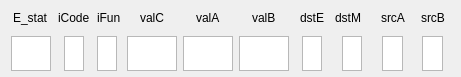
  <widget class="QWidget" name="layoutWidget_3">
   <property name="geometry">
    <rect>
     <x>100</x>
     <y>330</y>
     <width>461</width>
     <height>70</height>
    </rect>
   </property>
   <layout class="QGridLayout" name="gridLayout_5">
    <item row="0" column="5" alignment="Qt::AlignHCenter">
     <widget class="QLabel" name="label_27">
      <property name="styleSheet">
       <string notr="true">QLabel
{
font: 18pt &quot;Chiller&quot;;
}</string>
      </property>
      <property name="text">
       <string>valB</string>
      </property>
     </widget>
    </item>
    <item row="0" column="9" alignment="Qt::AlignHCenter">
     <widget class="QLabel" name="label_32">
      <property name="styleSheet">
       <string notr="true">QLabel
{
font: 18pt &quot;Chiller&quot;;
}</string>
      </property>
      <property name="text">
       <string>srcA</string>
      </property>
     </widget>
    </item>
    <item row="0" column="4" alignment="Qt::AlignHCenter">
     <widget class="QLabel" name="label_31">
      <property name="styleSheet">
       <string notr="true">QLabel
{
font: 18pt &quot;Chiller&quot;;
}</string>
      </property>
      <property name="text">
       <string>valA</string>
      </property>
     </widget>
    </item>
    <item row="0" column="3" alignment="Qt::AlignHCenter">
     <widget class="QLabel" name="label_30">
      <property name="styleSheet">
       <string notr="true">QLabel
{
font: 18pt &quot;Chiller&quot;;
}</string>
      </property>
      <property name="text">
       <string>valC</string>
      </property>
     </widget>
    </item>
    <item row="1" column="1" alignment="Qt::AlignHCenter">
     <widget class="QTextBrowser" name="E_icode">
      <property name="sizePolicy">
       <sizepolicy hsizetype="Preferred" vsizetype="Preferred">
        <horstretch>70</horstretch>
        <verstretch>20</verstretch>
       </sizepolicy>
      </property>
      <property name="minimumSize">
       <size>
        <width>20</width>
        <height>35</height>
       </size>
      </property>
      <property name="maximumSize">
       <size>
        <width>20</width>
        <height>24</height>
       </size>
      </property>
      <property name="baseSize">
       <size>
        <width>70</width>
        <height>20</height>
       </size>
      </property>
      <property name="styleSheet">
       <string notr="true"/>
      </property>
      <property name="verticalScrollBarPolicy">
       <enum>Qt::ScrollBarAlwaysOff</enum>
      </property>
      <property name="horizontalScrollBarPolicy">
       <enum>Qt::ScrollBarAlwaysOff</enum>
      </property>
     </widget>
    </item>
    <item row="0" column="2">
     <widget class="QLabel" name="label_26">
      <property name="styleSheet">
       <string notr="true">QLabel
{
font: 18pt &quot;Chiller&quot;;
}</string>
      </property>
      <property name="text">
       <string>iFun</string>
      </property>
     </widget>
    </item>
    <item row="1" column="8" alignment="Qt::AlignHCenter">
     <widget class="QTextBrowser" name="E_dstM">
      <property name="sizePolicy">
       <sizepolicy hsizetype="Preferred" vsizetype="Preferred">
        <horstretch>70</horstretch>
        <verstretch>20</verstretch>
       </sizepolicy>
      </property>
      <property name="minimumSize">
       <size>
        <width>20</width>
        <height>35</height>
       </size>
      </property>
      <property name="maximumSize">
       <size>
        <width>20</width>
        <height>24</height>
       </size>
      </property>
      <property name="baseSize">
       <size>
        <width>70</width>
        <height>20</height>
       </size>
      </property>
      <property name="styleSheet">
       <string notr="true"/>
      </property>
     </widget>
    </item>
    <item row="0" column="1" alignment="Qt::AlignHCenter">
     <widget class="QLabel" name="label_29">
      <property name="styleSheet">
       <string notr="true">QLabel
{
font: 18pt &quot;Chiller&quot;;
}</string>
      </property>
      <property name="text">
       <string>iCode</string>
      </property>
     </widget>
    </item>
    <item row="1" column="5">
     <widget class="QTextBrowser" name="E_valB">
      <property name="sizePolicy">
       <sizepolicy hsizetype="Preferred" vsizetype="Preferred">
        <horstretch>70</horstretch>
        <verstretch>20</verstretch>
       </sizepolicy>
      </property>
      <property name="minimumSize">
       <size>
        <width>50</width>
        <height>35</height>
       </size>
      </property>
      <property name="maximumSize">
       <size>
        <width>70</width>
        <height>24</height>
       </size>
      </property>
      <property name="baseSize">
       <size>
        <width>70</width>
        <height>20</height>
       </size>
      </property>
      <property name="styleSheet">
       <string notr="true"/>
      </property>
     </widget>
    </item>
    <item row="1" column="4">
     <widget class="QTextBrowser" name="E_valA">
      <property name="sizePolicy">
       <sizepolicy hsizetype="Preferred" vsizetype="Preferred">
        <horstretch>70</horstretch>
        <verstretch>20</verstretch>
       </sizepolicy>
      </property>
      <property name="minimumSize">
       <size>
        <width>50</width>
        <height>35</height>
       </size>
      </property>
      <property name="maximumSize">
       <size>
        <width>70</width>
        <height>24</height>
       </size>
      </property>
      <property name="baseSize">
       <size>
        <width>70</width>
        <height>20</height>
       </size>
      </property>
      <property name="styleSheet">
       <string notr="true"/>
      </property>
     </widget>
    </item>
    <item row="1" column="9" alignment="Qt::AlignHCenter">
     <widget class="QTextBrowser" name="E_srcA">
      <property name="sizePolicy">
       <sizepolicy hsizetype="Preferred" vsizetype="Preferred">
        <horstretch>70</horstretch>
        <verstretch>20</verstretch>
       </sizepolicy>
      </property>
      <property name="minimumSize">
       <size>
        <width>21</width>
        <height>35</height>
       </size>
      </property>
      <property name="maximumSize">
       <size>
        <width>20</width>
        <height>24</height>
       </size>
      </property>
      <property name="baseSize">
       <size>
        <width>70</width>
        <height>20</height>
       </size>
      </property>
      <property name="styleSheet">
       <string notr="true"/>
      </property>
     </widget>
    </item>
    <item row="1" column="10" alignment="Qt::AlignHCenter">
     <widget class="QTextBrowser" name="E_srcB">
      <property name="sizePolicy">
       <sizepolicy hsizetype="Preferred" vsizetype="Preferred">
        <horstretch>70</horstretch>
        <verstretch>20</verstretch>
       </sizepolicy>
      </property>
      <property name="minimumSize">
       <size>
        <width>21</width>
        <height>35</height>
       </size>
      </property>
      <property name="maximumSize">
       <size>
        <width>20</width>
        <height>24</height>
       </size>
      </property>
      <property name="baseSize">
       <size>
        <width>70</width>
        <height>20</height>
       </size>
      </property>
      <property name="styleSheet">
       <string notr="true"/>
      </property>
     </widget>
    </item>
    <item row="0" column="10" alignment="Qt::AlignHCenter">
     <widget class="QLabel" name="label_33">
      <property name="styleSheet">
       <string notr="true">QLabel
{
font: 18pt &quot;Chiller&quot;;
}</string>
      </property>
      <property name="text">
       <string>srcB</string>
      </property>
     </widget>
    </item>
    <item row="0" column="0" alignment="Qt::AlignHCenter">
     <widget class="QLabel" name="label_44">
      <property name="styleSheet">
       <string notr="true">QLabel
{
font: 18pt &quot;Chiller&quot;;
}</string>
      </property>
      <property name="text">
       <string>E_stat</string>
      </property>
     </widget>
    </item>
    <item row="1" column="0" alignment="Qt::AlignHCenter">
     <widget class="QTextBrowser" name="E_stat">
      <property name="sizePolicy">
       <sizepolicy hsizetype="Preferred" vsizetype="Preferred">
        <horstretch>70</horstretch>
        <verstretch>20</verstretch>
       </sizepolicy>
      </property>
      <property name="minimumSize">
       <size>
        <width>0</width>
        <height>35</height>
       </size>
      </property>
      <property name="maximumSize">
       <size>
        <width>40</width>
        <height>24</height>
       </size>
      </property>
      <property name="baseSize">
       <size>
        <width>70</width>
        <height>20</height>
       </size>
      </property>
      <property name="styleSheet">
       <string notr="true"/>
      </property>
     </widget>
    </item>
    <item row="1" column="2">
     <widget class="QTextBrowser" name="E_ifun">
      <property name="sizePolicy">
       <sizepolicy hsizetype="Preferred" vsizetype="Preferred">
        <horstretch>70</horstretch>
        <verstretch>20</verstretch>
       </sizepolicy>
      </property>
      <property name="minimumSize">
       <size>
        <width>20</width>
        <height>35</height>
       </size>
      </property>
      <property name="maximumSize">
       <size>
        <width>20</width>
        <height>24</height>
       </size>
      </property>
      <property name="baseSize">
       <size>
        <width>70</width>
        <height>20</height>
       </size>
      </property>
      <property name="styleSheet">
       <string notr="true"/>
      </property>
     </widget>
    </item>
    <item row="0" column="7" alignment="Qt::AlignHCenter">
     <widget class="QLabel" name="label_28">
      <property name="styleSheet">
       <string notr="true">QLabel
{
font: 18pt &quot;Chiller&quot;;
}</string>
      </property>
      <property name="text">
       <string>dstE</string>
      </property>
     </widget>
    </item>
    <item row="1" column="7" alignment="Qt::AlignHCenter">
     <widget class="QTextBrowser" name="E_dstE">
      <property name="sizePolicy">
       <sizepolicy hsizetype="Preferred" vsizetype="Preferred">
        <horstretch>70</horstretch>
        <verstretch>20</verstretch>
       </sizepolicy>
      </property>
      <property name="minimumSize">
       <size>
        <width>20</width>
        <height>35</height>
       </size>
      </property>
      <property name="maximumSize">
       <size>
        <width>20</width>
        <height>24</height>
       </size>
      </property>
      <property name="baseSize">
       <size>
        <width>70</width>
        <height>20</height>
       </size>
      </property>
      <property name="styleSheet">
       <string notr="true"/>
      </property>
     </widget>
    </item>
    <item row="0" column="8">
     <widget class="QLabel" name="label_25">
      <property name="styleSheet">
       <string notr="true">QLabel
{
font: 18pt &quot;Chiller&quot;;
}</string>
      </property>
      <property name="text">
       <string>dstM</string>
      </property>
     </widget>
    </item>
    <item row="1" column="3">
     <widget class="QTextBrowser" name="E_valC">
      <property name="sizePolicy">
       <sizepolicy hsizetype="Preferred" vsizetype="Preferred">
        <horstretch>70</horstretch>
        <verstretch>20</verstretch>
       </sizepolicy>
      </property>
      <property name="minimumSize">
       <size>
        <width>50</width>
        <height>35</height>
       </size>
      </property>
      <property name="maximumSize">
       <size>
        <width>70</width>
        <height>24</height>
       </size>
      </property>
      <property name="baseSize">
       <size>
        <width>70</width>
        <height>20</height>
       </size>
      </property>
      <property name="styleSheet">
       <string notr="true"/>
      </property>
     </widget>
    </item>
   </layout>
  </widget>
